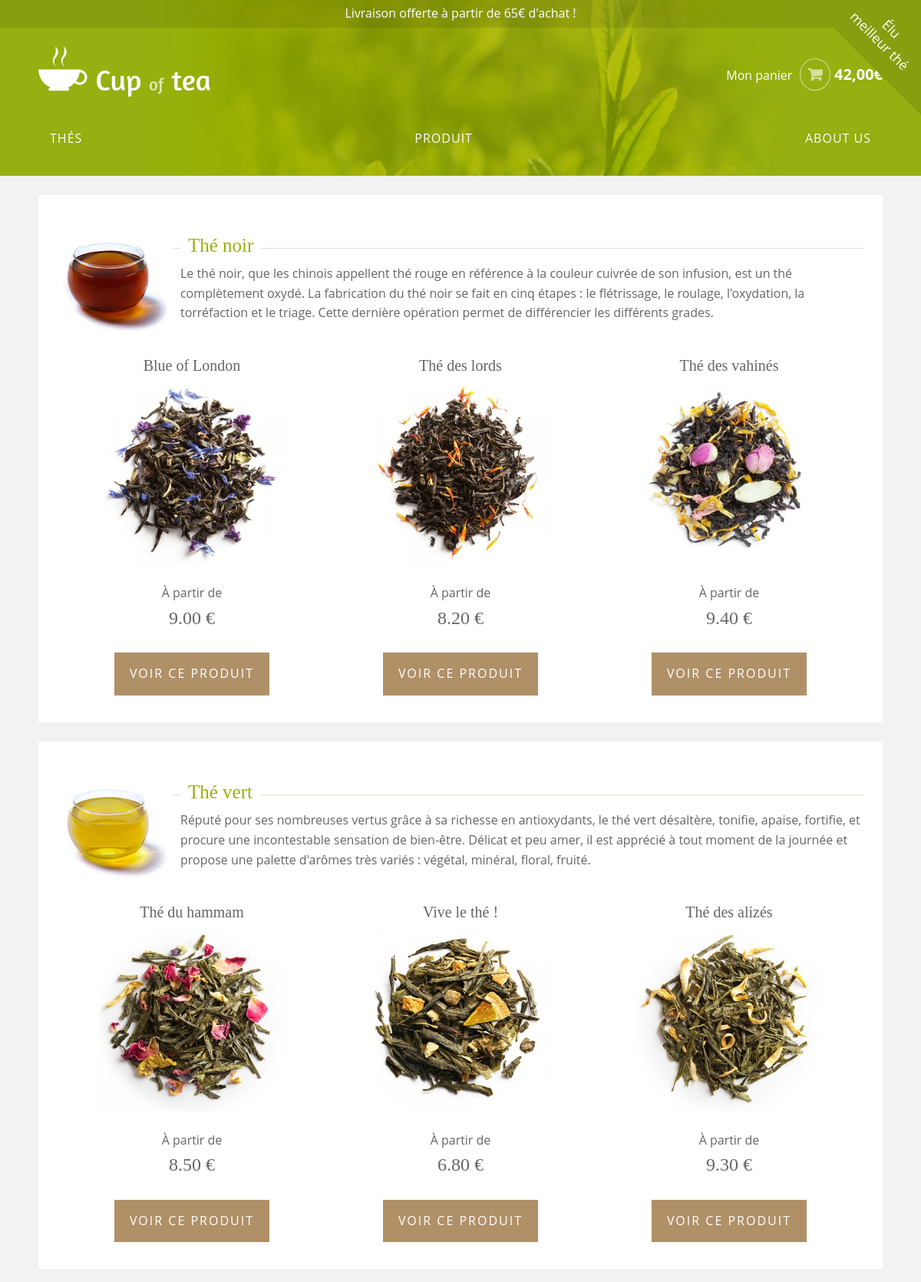
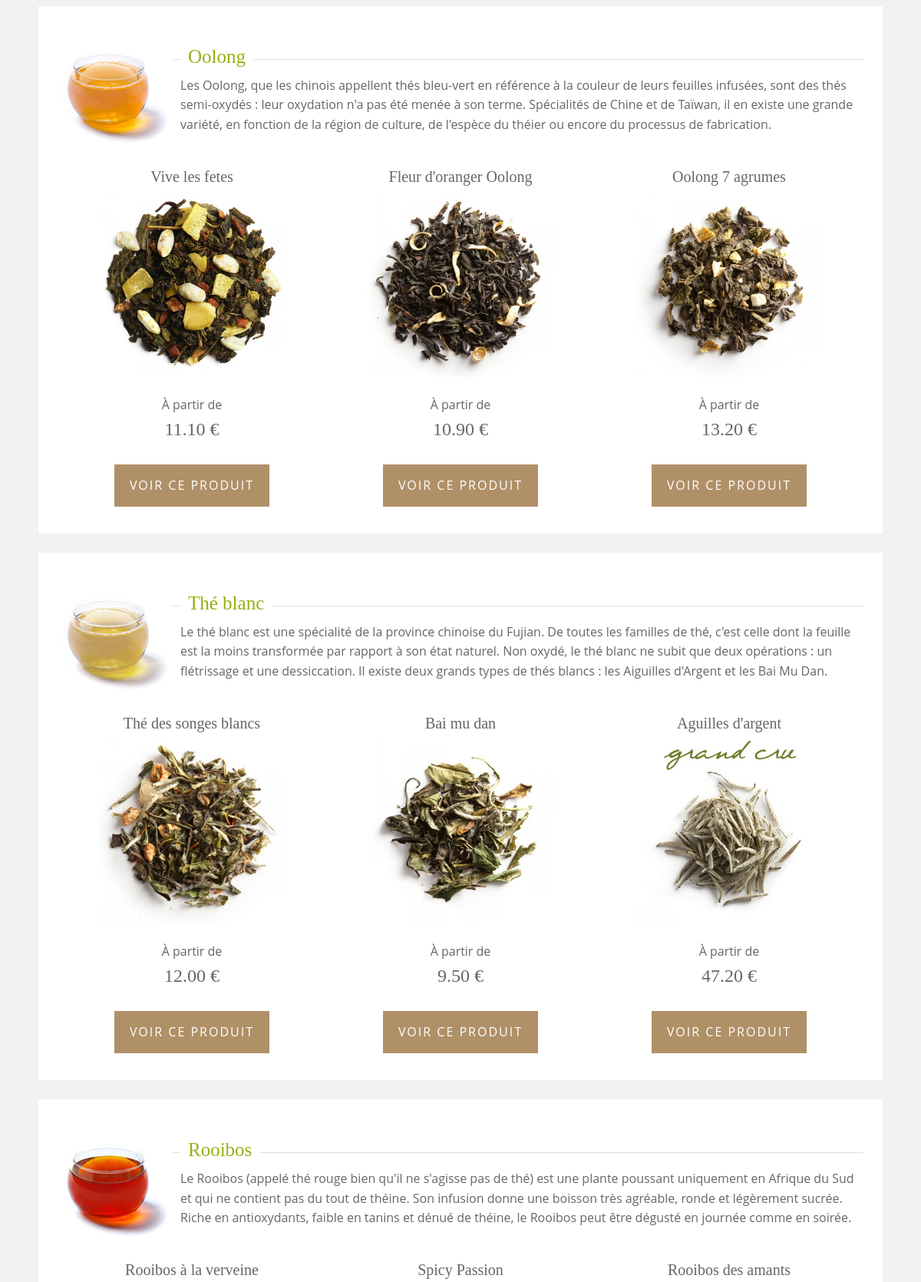
Screenshot of /github/index.php/listing_product (upper part) with the database file from the repository (2 pictures, top to bottom).
### tables this page shows
CREATE TABLE IF NOT EXISTS `category` (
  `categoryId` smallint(6) NOT NULL AUTO_INCREMENT,
  `categoryName` varchar(50) NOT NULL,
  `categoryDescription` text NOT NULL,
  `categoryPhoto` varchar(100) NOT NULL,
  PRIMARY KEY (`categoryId`)
);

CREATE TABLE IF NOT EXISTS `tea` (
  `id` smallint(6) NOT NULL AUTO_INCREMENT,
  `name` varchar(50) NOT NULL,
  `category` varchar(50) NOT NULL,
  `quantity` float NOT NULL,
  `salePrice` float NOT NULL,
  `buyPrice` float NOT NULL,
  `description` text NOT NULL,
  `summary` varchar(100) NOT NULL,
  `weight` float NOT NULL,
  `photo` varchar(100) NOT NULL,
  `ref` smallint(6) NOT NULL,
  PRIMARY KEY (`id`)
);

### github/classes/Template.class.php (called while the page is built, shortened)
<?php
class Template{
	function loadView($template, array $variables=[]){
			$wwwUrl= str_replace('index.php', 'views/', $_SERVER['SCRIPT_NAME']);
			$requestUrl= $_SERVER['SCRIPT_NAME'];
			include __DIR__."/../views/LayoutView.phtml";
	}
}

### github/controllers/listing_product.php (called while the page is built, shortened)
<?php
class Listing_product{
    public function httpGetMethod(){
    	$teaModel= new TeaModel();
    	$teas=$teaModel->listAll();
    	$categoryModel = new CategoryModel();
    	$categories= $categoryModel->listAll();
        $view= new Template();
        $view->loadView('listing_product', ['teas'=>$teas, 'categories'=>$categories]);
    }
}

### github/index.php (called while the page is built, shortened)
<?php
include __DIR__."/classes/Template.class.php";
include __DIR__."/classes/Manager.class.php";
$manager= new Manager();
$manager->loadModels();
$manager->controllerCheck();

### github/classes/Database.class.php (called while the page is built, shortened)
<?php
class Database
{
	private $pdo;
	public function __construct()
	{
		$this->pdo = new PDO
		(
			'mysql:host=localhost;dbname=cupoftea',
			'root',
			'troiswa'
		);
		$this->pdo->exec('SET NAMES UTF8');
		$this->pdo->setAttribute(PDO::ATTR_ERRMODE, PDO::ERRMODE_EXCEPTION);
	}
    public function query($sql, array $criteria = array())
    {
        $query = $this->pdo->prepare($sql);
        $query->execute($criteria);
        return $query->fetchAll(PDO::FETCH_ASSOC);
    }
}

### github/Models/CategoryModel.php (called while the page is built)
<?php
class CategoryModel{
	function listAll(){
		$db = new Database();
		return $db->query('SELECT * FROM category');
	}
}

### github/Models/TeaModel.php (called while the page is built)
<?php
class TeaModel{
	function listAll(){
		$db = new Database();
		$sql='SELECT * FROM tea';
		return $db->query($sql);
	}
}

### github/views/listing_product.phtml (the view)
<main class="container">
			<?php foreach($categories as $category):	?>
				<section class="tea">
				<img src="<?= $wwwUrl;    ?>img/tea/<?= $category['categoryPhoto'];	?>" alt="<?= $category['categoryName'];	?>" />
				<h2><span><?= $category['categoryName'];	?></span></h2>
				<p class="clear"><?= $category['categoryDescription'];	?></p>
				<section class="listing-product">
				<?php foreach ($teas as $index=>$tea) :	?>
					<?php if($tea['category']==$category['categoryId']):	?>
						<article>
								<h3><?= $tea['name'];	?></h3>
								<img src="<?= $wwwUrl;    ?>img/product/<?= $tea['photo'];	?>" alt="Photo du thé" />
								<section class="price">
									<p>À partir de <strong><?= number_format($tea['salePrice'],2) ;	?> €</strong></p>
								</section>
								<a class="btn" href="product.html">Voir ce produit</a>
							</article>
					<?php endif;	?>
				<?php endforeach;	?>
				</section>
				</section>
			<?php endforeach;	?>
		</main>

### github/classes/Manager.class.php (shortened to what this page needs)
<?php
class Manager{
	protected $view;
	public function __construct(){
		$this->view= new Template();
	}
	function controllerCheck(){
		if(array_key_exists('PATH_INFO', $_SERVER)){
			$manage= new $controller();
			if($_SERVER['REQUEST_METHOD']=='GET'){
				$manage->httpGetMethod();
			}
			else
			{
				$manage->httpPostMethod();
			}
		}
		else
		{
			$this->view->loadView('home');
		}
	}
	function loadModels(){
		include __DIR__."/../classes/Database.class.php";
	}
}

### github/views/LayoutView.phtml (shortened to what this page needs)
<!DOCTYPE html>
<html>
<head>
    <link rel="stylesheet" type="text/css" href="<?= $wwwUrl;    ?>css/font-awesome.min.css" />
    <link rel="stylesheet" type="text/css" href="<?= $wwwUrl;    ?>css/flexslider.css" media="screen" />
    <link rel="stylesheet" type="text/css" href="<?= $wwwUrl;    ?>css/normalize.css" media="screen" />
    <link rel="stylesheet" type="text/css" href="<?= $wwwUrl;    ?>css/base.css" media="screen" />
    <link rel="stylesheet" type="text/css" href="<?= $wwwUrl;    ?>css/style.css" media="screen" />
</head>
<body>
    <header>
        <img class="ribbon" src="<?= $wwwUrl ?>img/ribbon.svg" alt="élu meilleur thé en 2016" />
        <section id="topbar">Livraison offerte à partir de 65€ d'achat !</section>
        <div class="container">
            <section id="logo">
                <a href="<?= $requestUrl;   ?>">
                    <img src="<?= $wwwUrl ?>/img/logo.png" alt="Logo de Cup of Tea" />
                </a>
                <section id="cart">
                    <span>Mon panier</span>
                    <strong>42,00€</strong>
                </section>
            </section>
            <nav>
                <a href="<?= $requestUrl ?>/listing_product">Thés</a>
                <a href="<?= $requestUrl ?>/product">Produit</a>
                <a href="<?= $requestUrl ?>/about">About Us</a>
            </nav>
        </div>
    </header>
    <main>
        <?php include $template.".phtml"; ?>
    </main>
</body>
</html>

### github/views/css/base.css (style rules this page uses)
* { box-sizing: border-box; outline: none; text-decoration: none; transition: all .2s ease 0s; }
html { font-size: 62.5%; }
body { margin: 0; padding: 0; font-size: 1.6rem; line-height: 1.6; color: rgba(0,0,0,0.5); }
a, a:hover, a:visited, a:active { text-decoration: none; }
.container { max-width: 1100px; margin: 0 auto; }
.clear::after { clear: both; content: "."; display: block; height: 0; line-height: 0; visibility: hidden; }
.btn { display: inline-block; }

### github/views/css/style.css (style rules this page uses)
html { font-size: 62.5% }
body { font-family: "Open Sans", Arial, sans-serif; background-color: #F2F2F2; color: #666; font-size: 1.6rem; }
img { max-width: 100%; }
a { color: #96B011; }
main h2 { font-family: "Amaranth"; font-weight: normal; font-size: 2.5rem; color: #96B011; }
main h2:after { content: ""; display: block; border-top: 1px solid rgba(176,144,103,0.3); margin-top: -17px; }
main h2 span { background-color: white; padding: 10px; }
main h3 { font-family: "Amaranth"; font-weight: normal; font-size: 2rem; color: #666; margin: 0; }
.btn { background-color: #B09067; color: white; text-transform: uppercase; letter-spacing: 2px; padding: 15px 20px; margin: 10px 0; text-align: center; }
#topbar { background-color: rgba(0,0,0,0.1); padding: 5px; margin: 0; color: white; text-align: center; }
header { background-image: url(../img/bg.jpg); background-repeat: no-repeat; background-position: center bottom; background-color: #96B011; color: white; }
#logo { display: flex; justify-content: space-between; align-items: center; margin-top: 25px; }
#cart { text-align: right; }
#cart strong::before { opacity: 0.6; content: "\F07A"; font-family: "FontAwesome"; font-size: 2rem; padding: 10px; margin: 0 5px; border: 1px solid white; border-radius: 50% }
#cart strong { font-size: 2rem; }
header nav { display: flex; justify-content: space-between; padding: 25px 0; text-transform: uppercase; letter-spacing: 1px; }
header nav a { color: white; padding: 10px 15px; text-shadow: 0 0 5px rgba(0, 0, 0, 0.1); }
.ribbon { width: 150px; position: absolute; right: 0; top:0; }
.price strong { display: block; font-family: "Amaranth"; font-size: 2.4rem; font-weight: normal; }
.tea { background-color: white; padding: 25px; margin: 25px 0; }
.tea > img { float: left; margin: 25px 10px 0 0; }
.listing-product { display: flex; text-align: center; }
.listing-product img { width: 70%; margin: 0 auto; }

### rows the page displays
category: categoryPhoto (picture), categoryName "Thé noir", categoryDescription "Le thé noir, que les chinois appellent thé rouge en référence à la couleur cuivrée de son infusion, est un thé complètement oxydé. La fabrication du thé noir se fait en cinq étapes : le flétrissage, le roulage, l'oxydation, la torréfaction et le triage. Cette dernière opération permet de différencier les différents grades."
tea: name "Blue of London", photo (picture), salePrice "9.00"
tea: name "Thé des lords", photo (picture), salePrice "8.20"
tea: name "Thé des vahinés", photo (picture), salePrice "9.40"
category: categoryPhoto (picture), categoryName "Thé vert", categoryDescription "Réputé pour ses nombreuses vertus grâce à sa richesse en antioxydants, le thé vert désaltère, tonifie, apaise, fortifie, et procure une incontestable sensation de bien-être. Délicat et peu amer, il est apprécié à tout moment de la journée et propose une palette d'arômes très variés : végétal, minéral, floral, fruité."
tea: name "Thé du hammam", photo (picture), salePrice "8.50"
tea: name "Vive le thé !", photo (picture), salePrice "6.80"
tea: name "Thé des alizés", photo (picture), salePrice "9.30"
category: categoryPhoto (picture), categoryName "Oolong", categoryDescription "Les Oolong, que les chinois appellent thés bleu-vert en référence à la couleur de leurs feuilles infusées, sont des thés semi-oxydés : leur oxydation n'a pas été menée à son terme. Spécialités de Chine et de Taïwan, il en existe une grande variété, en fonction de la région de culture, de l'espèce du théier ou encore du processus de fabrication."
tea: name "Vive les fetes", photo (picture), salePrice "11.10"
tea: name "Fleur d'oranger Oolong", photo (picture), salePrice "10.90"
tea: name "Oolong 7 agrumes", photo (picture), salePrice "13.20"
category: categoryPhoto (picture), categoryName "Thé blanc", categoryDescription "Le thé blanc est une spécialité de la province chinoise du Fujian. De toutes les familles de thé, c'est celle dont la feuille est la moins transformée par rapport à son état naturel. Non oxydé, le thé blanc ne subit que deux opérations : un flétrissage et une dessiccation. Il existe deux grands types de thés blancs : les Aiguilles d'Argent et les Bai Mu Dan."
tea: name "Thé des songes blancs", photo (picture), salePrice "12.00"
tea: name "Bai mu dan", photo (picture), salePrice "9.50"
tea: name "Aguilles d'argent", photo (picture), salePrice "47.20"
category: categoryPhoto (picture), categoryName "Rooibos", categoryDescription "Le Rooibos (appelé thé rouge bien qu'il ne s'agisse pas de thé) est une plante poussant uniquement en Afrique du Sud et qui ne contient pas du tout de théine. Son infusion donne une boisson très agréable, ronde et légèrement sucrée. Riche en antioxydants, faible en tanins et dénué de théine, le Rooibos peut être dégusté en journée comme en soirée."
tea: name "Rooibos à la verveine"
tea: name "Spicy Passion"
tea: name "Rooibos des amants"
